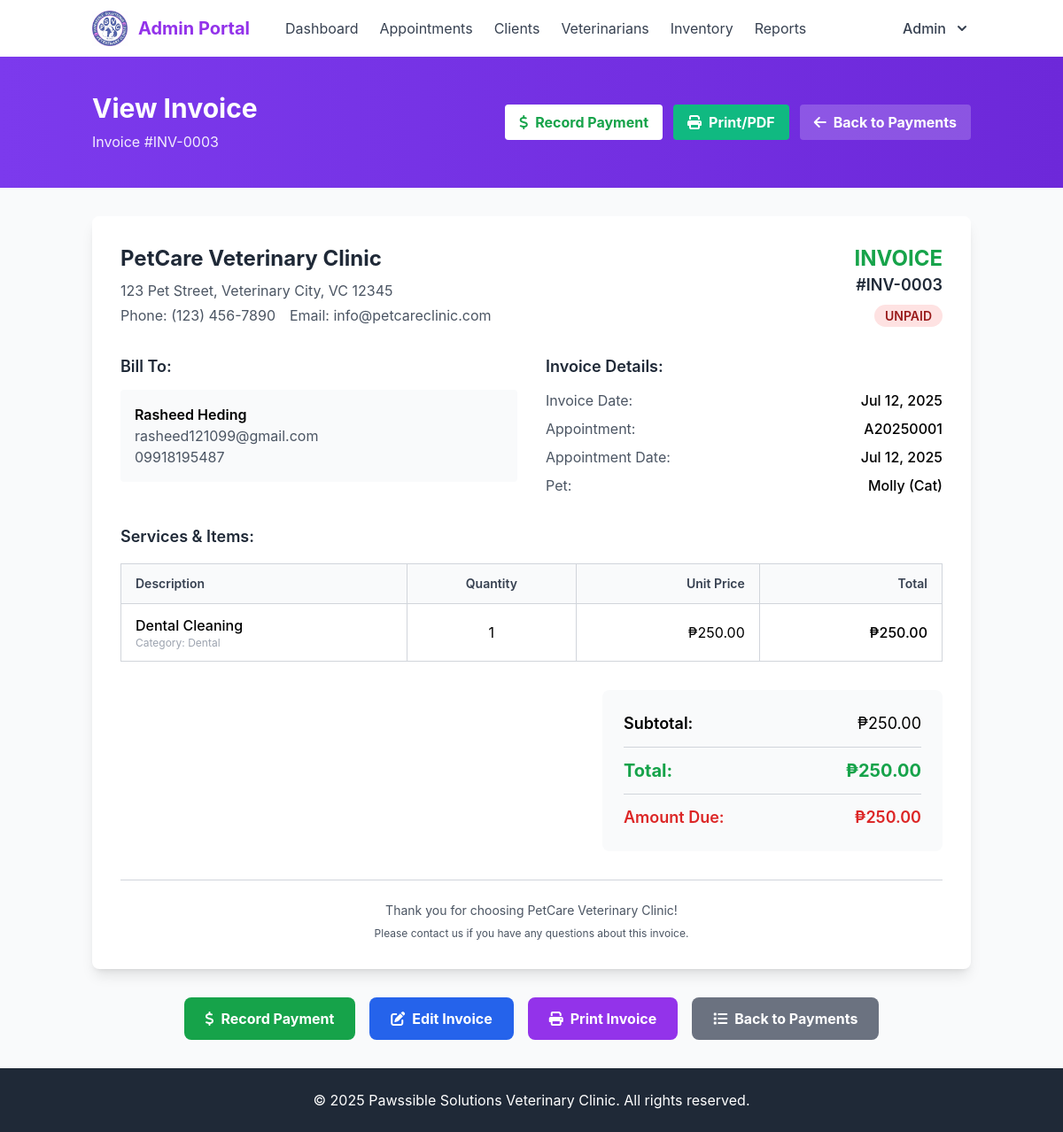
/admin/view_invoice.php?id=3 (signed in), run on the app's committed database.
### tables this page shows
CREATE TABLE `invoices` (
  `id` int(11) NOT NULL,
  `appointment_id` int(11) DEFAULT NULL,
  `client_id` int(11) NOT NULL,
  `total_amount` decimal(10,2) NOT NULL,
  `paid` tinyint(1) DEFAULT 0,
  `payment_date` datetime DEFAULT NULL,
  `payment_method` varchar(50) DEFAULT NULL,
  `notes` text DEFAULT NULL,
  `created_at` timestamp NOT NULL DEFAULT current_timestamp(),
  `updated_at` timestamp NOT NULL DEFAULT current_timestamp() ON UPDATE current_timestamp()
);

CREATE TABLE `users` (
  `id` int(11) NOT NULL,
  `username` varchar(50) NOT NULL,
  `password` varchar(255) NOT NULL,
  `first_name` varchar(50) NOT NULL,
  `last_name` varchar(50) NOT NULL,
  `email` varchar(100) NOT NULL,
  `phone` varchar(20) DEFAULT NULL,
  `role` enum('client','vet','admin') NOT NULL DEFAULT 'client',
  `last_login` datetime DEFAULT NULL,
  `created_at` timestamp NOT NULL DEFAULT current_timestamp(),
  `updated_at` timestamp NOT NULL DEFAULT current_timestamp() ON UPDATE current_timestamp()
);

CREATE TABLE `appointments` (
  `id` int(11) NOT NULL,
  `appointment_number` varchar(20) NOT NULL DEFAULT '',
  `pet_id` int(11) NOT NULL,
  `vet_id` int(11) NOT NULL,
  `appointment_date` date NOT NULL,
  `appointment_time` time NOT NULL,
  `reason` varchar(100) NOT NULL,
  `notes` text DEFAULT NULL,
  `status` enum('scheduled','completed','cancelled','no-show') NOT NULL DEFAULT 'scheduled',
  `created_at` timestamp NOT NULL DEFAULT current_timestamp(),
  `updated_at` timestamp NOT NULL DEFAULT current_timestamp() ON UPDATE current_timestamp()
);

CREATE TABLE `pets` (
  `id` int(11) NOT NULL,
  `owner_id` int(11) NOT NULL,
  `name` varchar(50) NOT NULL,
  `species` varchar(50) NOT NULL,
  `breed` varchar(50) DEFAULT NULL,
  `gender` enum('male','female','unknown') NOT NULL,
  `date_of_birth` date DEFAULT NULL,
  `weight` decimal(5,2) DEFAULT NULL,
  `microchip_id` varchar(50) DEFAULT NULL,
  `created_at` timestamp NOT NULL DEFAULT current_timestamp(),
  `updated_at` timestamp NOT NULL DEFAULT current_timestamp() ON UPDATE current_timestamp()
);

CREATE TABLE `invoice_items` (
  `id` int(11) NOT NULL,
  `invoice_id` int(11) NOT NULL,
  `service_id` int(11) DEFAULT NULL,
  `description` varchar(255) NOT NULL,
  `quantity` int(11) NOT NULL DEFAULT 1,
  `unit_price` decimal(10,2) NOT NULL,
  `total_price` decimal(10,2) NOT NULL
);

CREATE TABLE `services` (
  `id` int(11) NOT NULL,
  `name` varchar(100) NOT NULL,
  `description` text DEFAULT NULL,
  `price` decimal(10,2) NOT NULL,
  `duration` int(11) DEFAULT NULL,
  `category` varchar(50) DEFAULT NULL,
  `active` tinyint(1) DEFAULT 1,
  `created_at` timestamp NOT NULL DEFAULT current_timestamp(),
  `updated_at` timestamp NOT NULL DEFAULT current_timestamp() ON UPDATE current_timestamp()
);

### admin/view_invoice.php (the view, shortened to what this page needs)
<?php
$invoice_id = $_GET['id'];
$database = new Database();
$db = $database->getConnection();
$invoice_query = "SELECT i.*, CONCAT(u.first_name, ' ', u.last_name) as client_name, u.email, u.phone, u.first_name, u.last_name,
                 a.appointment_number, a.appointment_date, a.appointment_time, p.name as pet_name, p.species
                 FROM invoices i
                 JOIN users u ON i.client_id = u.id
                 LEFT JOIN appointments a ON i.appointment_id = a.id
                 LEFT JOIN pets p ON a.pet_id = p.id
                 WHERE i.id = :invoice_id";
$invoice_stmt = $db->prepare($invoice_query);
$invoice_stmt->bindParam(':invoice_id', $invoice_id);
$invoice_stmt->execute();
$invoice = $invoice_stmt->fetch(PDO::FETCH_ASSOC);
$items_query = "SELECT ii.*, s.name as service_name, s.category
                FROM invoice_items ii
                LEFT JOIN services s ON ii.service_id = s.id
                WHERE ii.invoice_id = :invoice_id ORDER BY ii.id";
$items_stmt = $db->prepare($items_query);
$items_stmt->bindParam(':invoice_id', $invoice_id);
$items_stmt->execute();
$items = $items_stmt->fetchAll(PDO::FETCH_ASSOC);
$settings_query = "SELECT setting_key, setting_value FROM settings WHERE setting_key IN ('clinic_name', 'clinic_address', 'clinic_phone', 'clinic_email')";
$settings_stmt = $db->prepare($settings_query);
$settings_stmt->execute();
$clinic_settings = [];
while ($setting = $settings_stmt->fetch(PDO::FETCH_ASSOC)) {
    $clinic_settings[$setting['setting_key']] = $setting['setting_value'];
}
include_once '../includes/admin_header.php';
?>
<div class="bg-gradient-to-r from-violet-600 to-violet-700 py-10">
    <div class="container mx-auto px-4">
        <div class="flex justify-between items-center">
            <div>
                <h1 class="text-3xl font-bold text-white">View Invoice</h1>
                <p class="text-white text-opacity-90 mt-2">Invoice #INV-<?php echo str_pad($invoice['id'], 4, '0', STR_PAD_LEFT); ?></p>
            </div>
            <div class="flex space-x-3">
                <?php if (!$invoice['paid']): ?>
                    <a href="record_payment.php?id=<?php echo $invoice_id; ?>" class="bg-white hover:bg-gray-100 text-green-600 font-bold py-2 px-4 rounded inline-flex items-center transition">
                        <i class="fas fa-dollar-sign mr-2"></i> Record Payment
                    </a>
                <?php endif; ?>
                <a href="print_invoice.php?id=<?php echo $invoice_id; ?>" target="_blank" class="bg-emerald-500 hover:bg-emerald-600 text-white font-bold py-2 px-4 rounded inline-flex items-center transition">
                    <i class="fas fa-print mr-2"></i> Print/PDF
                </a>
                <a href="payments.php" class="bg-white bg-opacity-20 hover:bg-opacity-30 text-white font-bold py-2 px-4 rounded inline-flex items-center transition">
                    <i class="fas fa-arrow-left mr-2"></i> Back to Payments
                </a>
            </div>
        </div>
    </div>
</div>
<div class="container mx-auto px-4 py-8">
    <div class="bg-white rounded-lg shadow-lg p-8" id="invoice-content">
        <div class="flex justify-between items-start mb-8">
            <div>
                <h2 class="text-2xl font-bold text-gray-800"><?php echo htmlspecialchars($clinic_settings['clinic_name'] ?? 'PetCare Veterinary Clinic'); ?></h2>
                <div class="text-gray-600 mt-2">
                    <?php if (isset($clinic_settings['clinic_address'])): ?>
                        <p><?php echo htmlspecialchars($clinic_settings['clinic_address']); ?></p>
                    <?php endif; ?>
                    <div class="flex space-x-4 mt-1">
                        <?php if (isset($clinic_settings['clinic_phone'])): ?>
                            <span>Phone: <?php echo htmlspecialchars($clinic_settings['clinic_phone']); ?></span>
                        <?php endif; ?>
                        <?php if (isset($clinic_settings['clinic_email'])): ?>
                            <span>Email: <?php echo htmlspecialchars($clinic_settings['clinic_email']); ?></span>
                        <?php endif; ?>
                    </div>
                </div>
            </div>
            <div class="text-right">
                <h3 class="text-2xl font-bold text-green-600">INVOICE</h3>
                <p class="text-lg font-semibold text-gray-800">#INV-<?php echo str_pad($invoice['id'], 4, '0', STR_PAD_LEFT); ?></p>
                <div class="mt-2">
                    <span class="px-3 py-1 rounded-full text-sm font-semibold
                        <?php echo $invoice['paid'] ? 'bg-green-100 text-green-800' : 'bg-red-100 text-red-800'; ?>">
                        <?php echo $invoice['paid'] ? 'PAID' : 'UNPAID'; ?>
                    </span>
                </div>
            </div>
        </div>
        <div class="grid grid-cols-1 md:grid-cols-2 gap-8 mb-8">
            <div>
                <h4 class="text-lg font-semibold text-gray-800 mb-3">Bill To:</h4>
                <div class="bg-gray-50 p-4 rounded">
                    <p class="font-semibold"><?php echo htmlspecialchars($invoice['client_name']); ?></p>
                    <p class="text-gray-600"><?php echo htmlspecialchars($invoice['email']); ?></p>
                    <?php if (!empty($invoice['phone'])): ?>
                        <p class="text-gray-600"><?php echo htmlspecialchars($invoice['phone']); ?></p>
                    <?php endif; ?>
                </div>
            </div>
            <div>
                <h4 class="text-lg font-semibold text-gray-800 mb-3">Invoice Details:</h4>
                <div class="space-y-2">
                    <div class="flex justify-between">
                        <span class="text-gray-600">Invoice Date:</span>
                        <span class="font-medium"><?php echo date('M d, Y', strtotime($invoice['created_at'])); ?></span>
                    </div>
                    <?php if ($invoice['appointment_number']): ?>
                        <div class="flex justify-between">
                            <span class="text-gray-600">Appointment:</span>
                            <span class="font-medium"><?php echo htmlspecialchars($invoice['appointment_number']); ?></span>
                        </div>
                        <div class="flex justify-between">
                            <span class="text-gray-600">Appointment Date:</span>
                            <span class="font-medium"><?php echo date('M d, Y', strtotime($invoice['appointment_date'])); ?></span>
                        </div>
                        <?php if ($invoice['pet_name']): ?>
                            <div class="flex justify-between">
                                <span class="text-gray-600">Pet:</span>
                                <span class="font-medium"><?php echo htmlspecialchars($invoice['pet_name']); ?> (<?php echo htmlspecialchars($invoice['species']); ?>)</span>
                            </div>
                        <?php endif; ?>
                    <?php endif; ?>
                </div>
            </div>
        </div>
        <div class="mb-8">
            <h4 class="text-lg font-semibold text-gray-800 mb-4">Services & Items:</h4>
            <div class="overflow-x-auto">
                <table class="min-w-full border-collapse border border-gray-300">
                    <thead class="bg-gray-50">
                        <tr>
                            <th class="border border-gray-300 px-4 py-3 text-left text-sm font-semibold text-gray-700">Description</th>
                            <th class="border border-gray-300 px-4 py-3 text-center text-sm font-semibold text-gray-700">Quantity</th>
                            <th class="border border-gray-300 px-4 py-3 text-right text-sm font-semibold text-gray-700">Unit Price</th>
                            <th class="border border-gray-300 px-4 py-3 text-right text-sm font-semibold text-gray-700">Total</th>
                        </tr>
                    </thead>
                    <tbody>
                        <?php foreach ($items as $item): ?>
                            <tr class="hover:bg-gray-50">
                                <td class="border border-gray-300 px-4 py-3">
                                    <div class="font-medium"><?php echo htmlspecialchars($item['description']); ?></div>
                                    <?php if ($item['category']): ?>
                                        <div class="text-xs text-gray-400">Category: <?php echo htmlspecialchars($item['category']); ?></div>
                                    <?php endif; ?>
                                </td>
                                <td class="border border-gray-300 px-4 py-3 text-center"><?php echo $item['quantity']; ?></td>
                                <td class="border border-gray-300 px-4 py-3 text-right">₱<?php echo number_format($item['unit_price'], 2); ?></td>
                                <td class="border border-gray-300 px-4 py-3 text-right font-medium">₱<?php echo number_format($item['total_price'], 2); ?></td>
                            </tr>
                        <?php endforeach; ?>
                    </tbody>
                </table>
            </div>
        </div>
        <div class="flex justify-end mb-8">
            <div class="w-full max-w-sm">
                <div class="bg-gray-50 p-6 rounded-lg">
                    <div class="space-y-3">
                        <div class="flex justify-between text-lg">
                            <span class="font-semibold">Subtotal:</span>
                            <span>₱<?php echo number_format($invoice['total_amount'], 2); ?></span>
                        </div>
                        <div class="border-t border-gray-300 pt-3">
                            <div class="flex justify-between text-xl font-bold text-green-600">
                                <span>Total:</span>
                                <span>₱<?php echo number_format($invoice['total_amount'], 2); ?></span>
                            </div>
                        </div>
                        <?php if ($invoice['paid']): ?>
                            <div class="border-t border-gray-300 pt-3">
                                <div class="flex justify-between text-lg font-semibold text-green-600">
                                    <span>Amount Paid:</span>
                                    <span>₱<?php echo number_format($invoice['total_amount'], 2); ?></span>
                                </div>
                                <div class="flex justify-between text-lg font-semibold">
                                    <span>Balance Due:</span>
                                    <span>₱0.00</span>
                                </div>
                            </div>
                        <?php else: ?>
                            <div class="border-t border-gray-300 pt-3">
                                <div class="flex justify-between text-lg font-semibold text-red-600">
                                    <span>Amount Due:</span>
                                    <span>₱<?php echo number_format($invoice['total_amount'], 2); ?></span>
                                </div>
                            </div>
                        <?php endif; ?>
                    </div>
                </div>
            </div>
        </div>
        <div class="border-t border-gray-300 pt-6 text-center text-gray-600">
            <p class="text-sm">Thank you for choosing <?php echo htmlspecialchars($clinic_settings['clinic_name'] ?? 'PetCare Veterinary Clinic'); ?>!</p>
            <p class="text-xs mt-2">Please contact us if you have any questions about this invoice.</p>
        </div>
    </div>
    <div class="mt-8 flex justify-center space-x-4">
        <?php if (!$invoice['paid']): ?>
            <a href="record_payment.php?id=<?php echo $invoice_id; ?>" class="bg-green-600 hover:bg-green-700 text-white font-bold py-3 px-6 rounded-lg inline-flex items-center transition">
                <i class="fas fa-dollar-sign mr-2"></i> Record Payment
            </a>
        <?php endif; ?>
        <a href="edit_invoice.php?id=<?php echo $invoice_id; ?>" class="bg-blue-600 hover:bg-blue-700 text-white font-bold py-3 px-6 rounded-lg inline-flex items-center transition">
            <i class="fas fa-edit mr-2"></i> Edit Invoice
        </a>
        <button onclick="window.print()" class="bg-purple-600 hover:bg-purple-700 text-white font-bold py-3 px-6 rounded-lg inline-flex items-center transition">
            <i class="fas fa-print mr-2"></i> Print Invoice
        </button>
        <a href="payments.php" class="bg-gray-500 hover:bg-gray-600 text-white font-bold py-3 px-6 rounded-lg inline-flex items-center transition">
            <i class="fas fa-list mr-2"></i> Back to Payments
        </a>
    </div>
</div>
<?php include_once '../includes/admin_footer.php'; ?>

### assets/css/style.css (style rules this page uses)
body { font-family: 'Inter', 'Segoe UI', Roboto, Arial, sans-serif; }

### data on the page
invoices: id "0003", client.email "rasheed121099@gmail.com", client.phone "09918195487", created_at "Jul 12, 2025", appointment.appointment_number "A20250001", appointment.appointment_date "Jul 12, 2025", pets.name "Molly", pets.species "Cat", total_amount "250.00"
invoice_items: description "Dental Cleaning", service.category "Dental", quantity "1", unit_price "250.00", total_price "250.00"

### other printed values
$_SESSION['first_name'] "Admin"
$clinic_settings['clinic_name'] "PetCare Veterinary Clinic"
$clinic_settings['clinic_address'] "123 Pet Street, Veterinary City, VC 12345"
$clinic_settings['clinic_phone'] "(123) 456-7890"
$clinic_settings['clinic_email'] "info@petcareclinic.com"
$invoice['client_name'] "Rasheed Heding"
